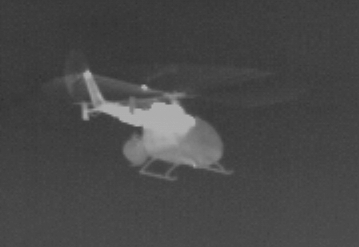
%> input picture IR.png, 359 x 247 px
$ octave FPDE_decompose.m   (GNU Octave 9; MATLAB toolbox functions it lacks are replaced by stand-ins)
%> lines starting %> are read from the running program, lines starting %| are printed output that depends on the picture; in (x1, y1, x2, y2) boxes, pixels count from 0 and x2, y2 are one past the last pixel; in counts of white or black regions, pixels touching at a corner belong together; the program's own positions count from 1
### fpdepyou.m

function [frth]=fpdepyou(I,T)

[x y z]=size(I);
I=double(I);


dt=0.9;


I1=I;
I2=I;

k=4;


for  t=1:T
    [Ix,Iy]=gradient(I1);
    [Ixx,Iyt]=gradient(Ix);
    [Ixt,Iyy]=gradient(Iy);

c=1./(1+(sqrt(Ixx.^2+Iyy.^2)./k).^2);

    [div1,divt1]=gradient(c.*Ixx);
    [divt2,div2]=gradient(c.*Iyy);
    [div11,divt3]=gradient(div1);
    [divt4,div22]=gradient(div2);
    div=div11+div22;
    I2=I1-(dt.*div);
    I1=I2;
end;
frth=uint8(I1);


### FPDE_decompose.m
clc;
clear all;
close all;


I1=mat2gray(rgb2gray(imread('IR.png')));
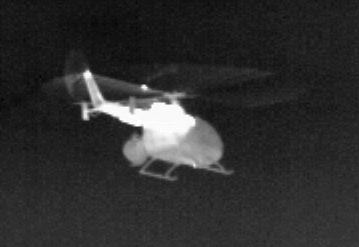
%> I1: size 247x359 double; min 0, max 1, mean 0.184
    I2=mat2gray(rgb2gray(imread('VIS.png')));
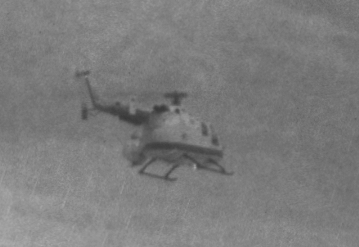
%> input picture VIS.png, 359 x 247 px
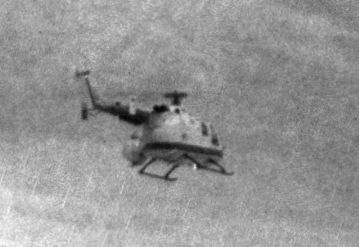
%> I2: size 247x359 double; min 0, max 1, mean 0.586

      if size(I1,3)==3
 I1=rgb2gray(I1);
      end

 I(:,:,1)= I1;

 if size(I2,3)==3
 I2=rgb2gray(I2);
 end

 I(:,:,2)=I2;

% figure, imshow(uint8(I2));
tic

% Assigning values to the parameters
n=20;
dt=0.9;
k=3;

 % Decomposing input images as high frequency and low frequency layers

[A1]=fpdepyou(I1,n);
%> in fpdepyou, `frth=uint8(I1);`:
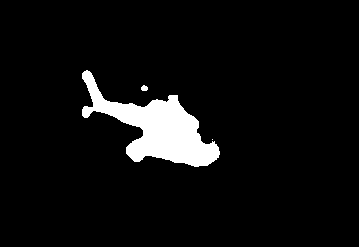
%> frth: size 247x359 uint8; values 0 (black) and 1 (white), 5.9% white; 3 white regions (1 under 20 px), largest, box (x1, y1, x2, y2) and area: (82, 70, 220, 167) 5164, (141, 85, 148, 91) 33
[A2]=fpdepyou(I2,n);
%> call 2 of fpdepyou, with T = 20
%> in fpdepyou (call 2), `frth=uint8(I1);`:
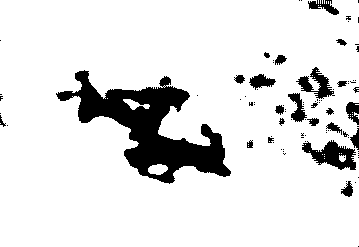
%> frth: size 247x359 uint8; values 0 (black) and 1 (white), 88.2% white; 89 black regions (66 under 20 px), largest, box (x1, y1, x2, y2) and area: (56, 70, 231, 184) 7179, (302, 140, 356, 170) 833, (296, 67, 335, 99) 494
D1=double(I1)-double(A1);%high frequency
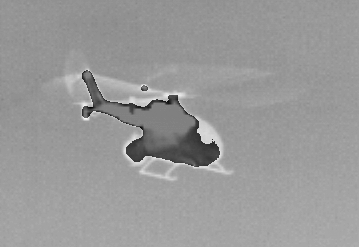
%> D1: size 247x359 double; min -0.798, max 0.736, mean 0.125; drawn with min black and max white
D2=double(I2)-double(A2);%low frequency
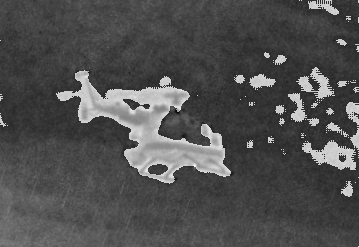
%> D2: size 247x359 double; min -0.797, max 0.797, mean -0.296; drawn with min black and max white


 A(:,:,1)=A1;
 A(:,:,2)=A2;

 D(:,:,1)=D1;
 D(:,:,2)=D2;
